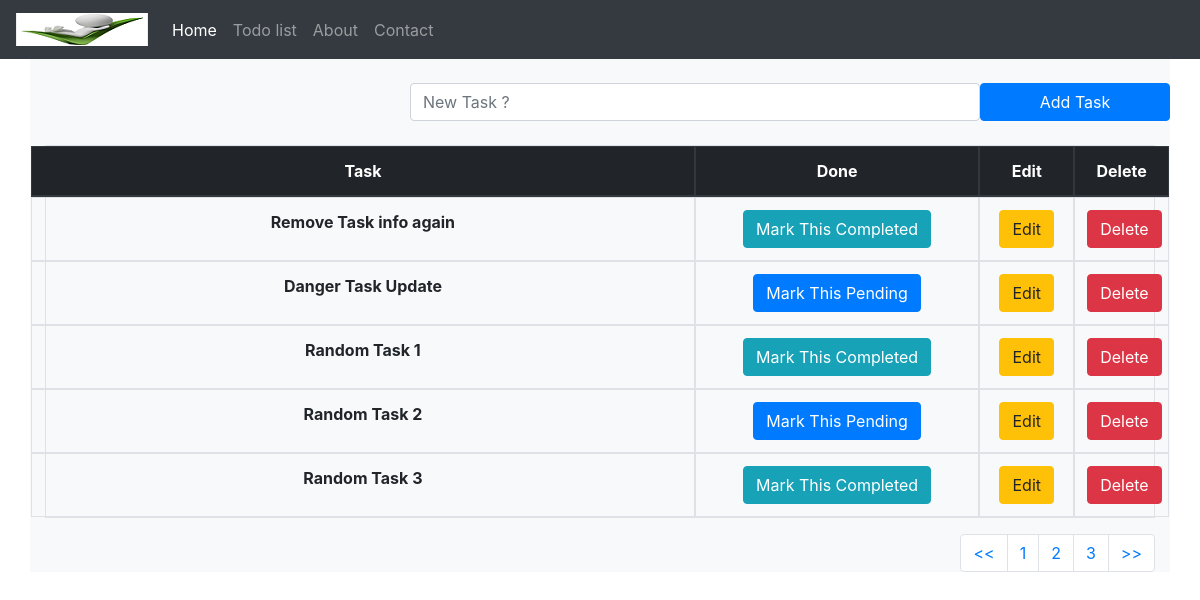
Page /todolist/?pg=2 on the committed database.
### todolist_app/models.py (models this page shows, shortened)
class TaskList(models.Model):
    task = models.CharField(max_length = 300)
    done = models.BooleanField(default = False)

### todolist_app/views.py (the view)
# urls.py: path('todolist/', include('todolist_app.urls')),
def todolist(request):
    if request.method == "POST":
        form = TaskForm(request.POST or None)
        if form.is_valid():
            form.save()
        messages.success(request, ("Task Added Successfully !"))
        return redirect('todolist')
    else:
        all_tasks = TaskList.objects.all()
        paginator = Paginator(all_tasks, 5)
        page = request.GET.get('pg')
        all_tasks = paginator.get_page(page)
        return render(request, 'todolist.html', { 'all_tasks' : all_tasks })

### todolist_app/templates/todolist.html (shortened to what this page needs)
{% extends 'base.html' %}
{% block content %}
  <form method="POST" class="row">
    <label class="col-md-4"></label>
    <input type="text" class="form-control col-md-6" name="task" placeholder="New Task ?">
    <button type="submit" class="btn btn-primary col-md-2">Add Task</button>
  </form>
  <table class="table table-bordered text-center">
    <thead class="thead-dark">
      <tr class="row">
        <th class="col-7">Task</th>
        <th class="col-3">Done</th>
        <th class="col-1">Edit</th>
        <th class="col-1">Delete</th>
      </tr>
    </thead>
    <tbody>
  {% if all_tasks %}
    {% for obj in all_tasks  %}
      {% if obj.done %}
        <tr class="row">
          <th class="col-7">{{ obj.task }}</th>
          <td class="col-3"><a href="{% url 'pending_task' obj.id %}"><button type="button" class="btn btn-primary">Mark This Pending</button></a></td>
          <td class="col-1"><a href="{% url 'edit_task' obj.id %}"><button type="button" class="btn btn-warning">Edit</button></a></td>
          <td class="col-1"><a href="{% url 'delete_task' obj.id %}"><button type="button" class="btn btn-danger">Delete</button></a></td>
        </tr>
      {% else %}
        <tr class="row">
          <th class="col-7"> {{ obj.task }}</th>
          <td class="col-3"><a href="{% url 'complete_task' obj.id %}"><button type="button" class="btn btn-info">Mark This Completed</button></a></td>
          <td class="col-1"><a href="{% url 'edit_task' obj.id %}"><button type="button" class="btn btn-warning">Edit</button></a></td>
          <td class="col-1"><a href="{% url 'delete_task' obj.id %}"><button type="button" class="btn btn-danger">Delete</button></a></td>
        </tr>
      {% endif %}
    {% endfor %}
  {% endif %}
      </tbody>
    </table>
    <nav aria-label="Page navigation example">
      <ul class="pagination justify-content-end">
        <li class="page-item"><a class="page-link" href="?pg=1"><<</a></li>
        {% if all_tasks.has_previous %}
          <li class="page-item"><a class="page-link" href="?pg={{ all_tasks.previous_page_number }}">{{ all_tasks.previous_page_number }}</a></li>
        {% endif %}
        <li class="page-item"><a class="page-link" href="?pg={{ all_tasks.number }}">{{ all_tasks.number }}</a></li>
        {% if all_tasks.has_next %}
          <li class="page-item"><a class="page-link" href="?pg={{ all_tasks.next_page_number }}">{{ all_tasks.next_page_number }}</a></li>
        {% endif %}
        <li class="page-item"><a class="page-link" href="?pg={{ all_tasks.paginator.num_pages }}">>></a></li>
      </ul>
    </nav>
{% endblock content %}

### rows in the picture
TaskList: task "Remove Task info again"
TaskList: task "Danger Task Update"
TaskList: task "Random Task 1"
TaskList: task "Random Task 2"
TaskList: task "Random Task 3"

### other values in the picture
{{ all_tasks.previous_page_number }} "1"
{{ all_tasks.number }} "2"
{{ all_tasks.next_page_number }} "3"
